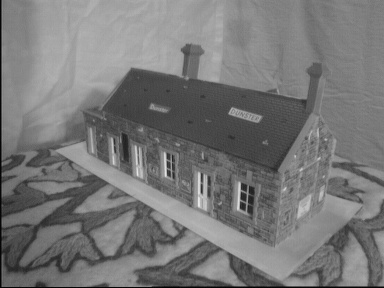
#> input picture CV_A3_2021315782/A3/CV_Assignment_3_Data/house1.jpg, 384 x 288 px, given in place of lenna.png, which was not available
$ python A1_edge_detection.py
#> lines starting #> are read from the running program, lines starting #| are printed output that depends on the picture; pictures that were not available may be replaced by others from this repository, and a replacement may not be noted
### CV_A1_2021315782/CV/A1_image_filtering.py
import cv2
import numpy as np
import matplotlib.pyplot as plt
import time

def pad_image(img, kernel):
    pad_height = kernel.shape[0] // 2
    pad_width = kernel.shape[1] // 2
    padded_img = np.zeros((img.shape[0] + 2 * pad_height, img.shape[1] + 2 * pad_width), dtype=img.dtype)

    if kernel.shape[0] == 1:  # Horizontal
        padded_img[:, pad_width:-pad_width] = img
        padded_img[:, :pad_width] = img[:, 0][:, np.newaxis]  # Left
        padded_img[:, -pad_width:] = img[:, -1][:, np.newaxis]  # Right
    elif kernel.shape[1] == 1:  # Vertical
        padded_img[pad_height:-pad_height, :] = img
        padded_img[:pad_height, :] = img[0, :]  # Top
        padded_img[-pad_height:, :] = img[-1, :]  # Bottom
    else:
        padded_img[pad_height:-pad_height, pad_width:-pad_width] = img
        padded_img[:pad_height, pad_width:-pad_width] = img[0, :]  # Top
        padded_img[-pad_height:, pad_width:-pad_width] = img[-1, :]  # Bottom
        padded_img[:, :pad_width] = padded_img[:, pad_width:2 * pad_width][:, ::-1]  # Left
        padded_img[:, -pad_width:] = padded_img[:, -2 * pad_width:-pad_width][:, ::-1]  # Right

    return padded_img

# [12 lines left out: function cross_correlation_1d, not called in this run]

def cross_correlation_2d(img, kernel):
    padded_img = pad_image(img, kernel)
    filtered_img = np.zeros_like(img, dtype=np.float64)
    for i in range(img.shape[0]):
        for j in range(img.shape[1]):
            filtered_img[i, j] = np.sum(padded_img[i:i+kernel.shape[0], j:j+kernel.shape[1]] * kernel)
    return filtered_img

def get_gaussian_filter_1d(size, sigma):
    kernel_1d = np.zeros(size, dtype=np.float64)
    center = size // 2
    total = 0
    for i in range(size):
        x = i - center
        kernel_1d[i] = np.exp(-x**2 / (2 * sigma**2)) / (np.sqrt(2 * np.pi) * sigma)
        total += kernel_1d[i]
    kernel_1d /= total
    kernel_1d = np.reshape(kernel_1d, (1, -1))  # Reshape to 1xsize
    return kernel_1d

def get_gaussian_filter_2d(size, sigma):
    kernel_1d = get_gaussian_filter_1d(size, sigma)
    kernel_2d = np.outer(kernel_1d, kernel_1d)
    return kernel_2d

# [105 lines left out: function main, not called in this run]

# [2 lines that do not run on import are left out]

### CV_A1_2021315782/CV/A1_edge_detection.py
import cv2
import numpy as np
import time
import matplotlib.pyplot as plt
from A1_image_filtering import get_gaussian_filter_2d, cross_correlation_2d

def compute_image_gradient(filtered_img):
    sobel_x = np.array([[1, 0, -1],
                        [2, 0, -2],
                        [1, 0, -1]])

    sobel_y = np.array([[1, 2, 1],
                        [0, 0, 0],
                        [-1, -2, -1]])


    gradient_x = cross_correlation_2d(filtered_img, sobel_x)
    gradient_y = cross_correlation_2d(filtered_img, sobel_y)

    magnitude = np.sqrt(gradient_x*gradient_x+ gradient_y*gradient_y)
    direction = np.arctan2(gradient_y, gradient_x)

    return magnitude , direction

def quantize_direction(angle):
    quantized_angles = [0, 45, 90, 135, 180, 225, 270, 315] # 8 angles
    closest_angle = min(quantized_angles, key=lambda x: abs(angle - x))
    return closest_angle

def non_maximum_suppression_dir(magnitude, direction):
    suppressed_magnitude = np.zeros_like(magnitude, dtype=np.float64)
    rows, cols = magnitude.shape

    for i in range(1, rows - 1):
        for j in range(1, cols - 1):
            angle = np.degrees(direction[i, j]) % 360
            quantized_angle = quantize_direction(angle)
            # neighbors 중 max
            if quantized_angle == 0:
                neighbors = [(i, j-1), (i, j+1)]
            elif quantized_angle == 45:
                neighbors = [(i-1, j-1), (i+1, j+1)]
            elif quantized_angle == 90:
                neighbors = [(i-1, j), (i+1, j)]
            elif quantized_angle == 135:
                neighbors = [(i-1, j+1), (i+1, j-1)]
            elif quantized_angle == 180:
                neighbors = [(i, j-1), (i, j+1)]
            elif quantized_angle == 225:
                neighbors = [(i-1, j-1), (i+1, j+1)]
            elif quantized_angle == 270:
                neighbors = [(i-1, j), (i+1, j)]
            elif quantized_angle == 315:
                neighbors = [(i-1, j+1), (i+1, j-1)]

            center_magnitude = magnitude[i, j]
            neighbor_magnitudes = [magnitude[n[0], n[1]] for n in neighbors]
            max_neighbor_magnitude = max(neighbor_magnitudes)

            # max와 center 비교
            if center_magnitude >= max_neighbor_magnitude:
                suppressed_magnitude[i, j] = center_magnitude
            else:
                suppressed_magnitude[i, j] = 0

    return suppressed_magnitude

def main():
    img1 = cv2.imread(r'C:\2024-1\CV\A1_Images\lenna.png', cv2.IMREAD_GRAYSCALE)
#> img1 is the input picture: shape (288, 384); min 0, max 232, mean 119.2
    img2 = cv2.imread(r'C:\2024-1\CV\A1_Images\shapes.png', cv2.IMREAD_GRAYSCALE)
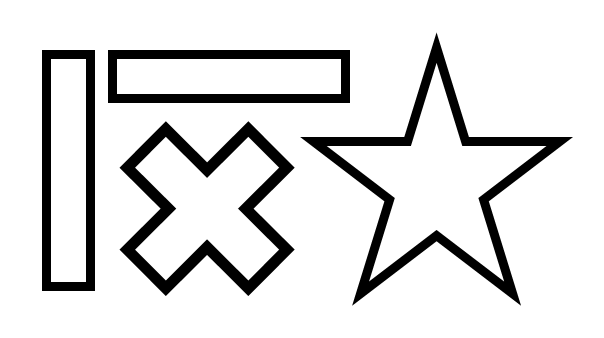
#> input picture CV_A1_2021315782/CV/A1_Images/shapes.png, 604 x 338 px, found by its file name
#> img2 is the input picture: shape (338, 604); min 0, max 255, mean 222.3

    kernel = get_gaussian_filter_2d(7, 1.5)
    img1 = cross_correlation_2d(img1, kernel)
#> in pad_image, `padded_img[-pad_height:, pad_width:-pad_width] = img[-1, :]`: padded_img: shape (294, 390); min 0, max 232, mean 116.5
    img2 = cross_correlation_2d(img2, kernel)

    start_time = time.time()
    magnitude1, direction1 = compute_image_gradient(img1)
#> after the loop in cross_correlation_2d (call 3), `for i in range(img.shape[0]):`:
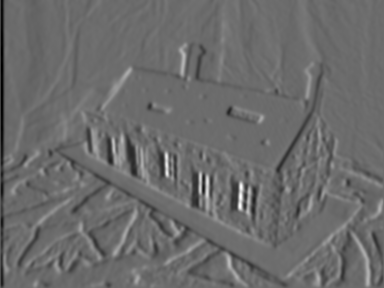
#> filtered_img: shape (288, 384) float64; min -209.9, max 284, mean -1.6; drawn with min black and max white
#> after the loop in cross_correlation_2d (call 4), `for i in range(img.shape[0]):`:
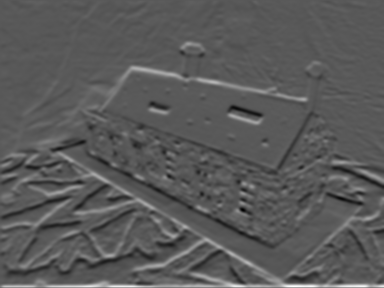
#> filtered_img: shape (288, 384) float64; min -163.5, max 306.1, mean 3; drawn with min black and max white
    end_time = time.time()
    computational_time = end_time - start_time
    print(f"Computational time taken by compute_image_gradient(lenna): {computational_time} seconds")
    start_time = time.time()
    magnitude2, direction2 = compute_image_gradient(img2)
#> after the loop in cross_correlation_2d (call 6), `for i in range(img.shape[0]):`:
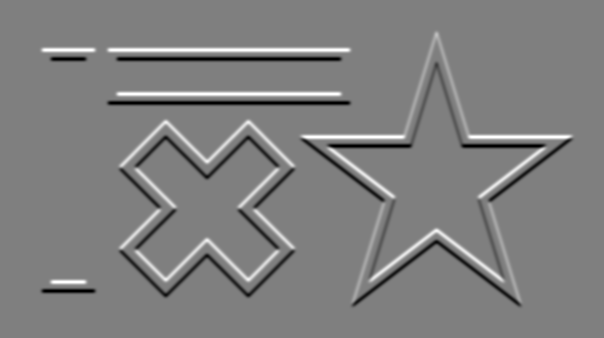
#> filtered_img: shape (338, 604) float64; min -497.2, max 497.2, mean 0; drawn with min black and max white
#> in compute_image_gradient (call 2), `direction = np.arctan2(gradient_y, gradient_x)`:
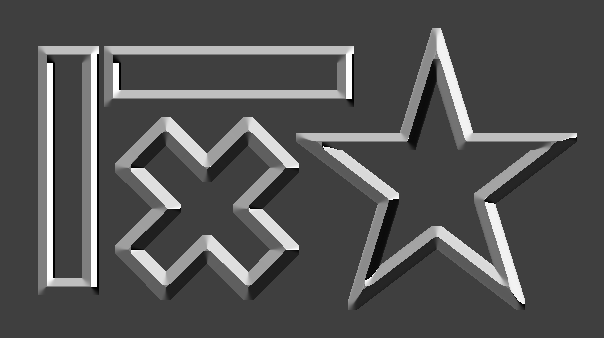
#> direction: shape (338, 604) float64; min -3.14, max 3.14, mean -1.13; drawn with min black and max white
    end_time = time.time()
    computational_time = end_time - start_time
    print(f"Computational time taken by compute_image_gradient(shapes): {computational_time} seconds")

    plt.imshow(magnitude1, cmap='gray')
    plt.axis('off')
    plt.savefig('./result/part_2_edge_raw_lenna.png', bbox_inches='tight', pad_inches=0)
    plt.show()

    plt.imshow(magnitude2, cmap='gray')
    plt.axis('off')
    plt.savefig('./result/part_2_edge_raw_shapes.png', bbox_inches='tight', pad_inches=0)
    plt.show()

    start_time = time.time()
    suppressed_magnitude1 = non_maximum_suppression_dir(magnitude1, direction1)
#> after the loop in non_maximum_suppression_dir, `for i in range(1, rows - 1):`:
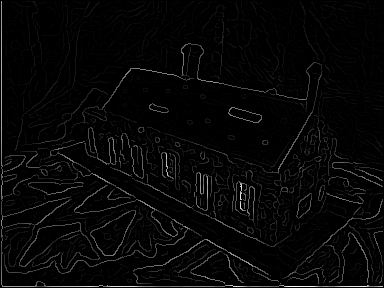
#> suppressed_magnitude: shape (288, 384) float64; min 0, max 306.1, mean 8.3; drawn with min black and max white
    end_time = time.time()
    computational_time = end_time - start_time
    print(f"\nComputational time taken by  non_maximum_suppression_dir(lenna): {computational_time} seconds")
    start_time = time.time()
    suppressed_magnitude2 = non_maximum_suppression_dir(magnitude2, direction2)
#> after the loop in non_maximum_suppression_dir (call 2), `for i in range(1, rows - 1):`:
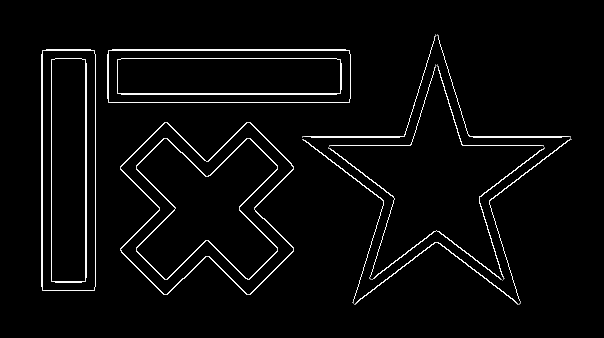
#> suppressed_magnitude: shape (338, 604) float64; min 0, max 506.8, mean 18; drawn with min black and max white
    end_time = time.time()
    computational_time = end_time - start_time
    print(f"Computational time taken by  non_maximum_suppression_dir(shapes): {computational_time} seconds")

    plt.imshow(suppressed_magnitude1, cmap='gray')
    plt.axis('off')
    plt.savefig('./result/part_2_edge_sup_lenna.png', bbox_inches='tight', pad_inches=0)
    plt.show()

    plt.imshow(suppressed_magnitude2, cmap='gray')
    plt.axis('off')
    plt.savefig('./result/part_2_edge_sup_shapes.png', bbox_inches='tight', pad_inches=0)
    plt.show()

if __name__ == "__main__":
    main()
